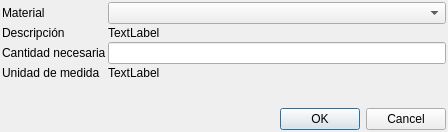
<?xml version="1.0" encoding="UTF-8"?>
<ui version="4.0">
 <class>dlgComponenteMaterial</class>
 <widget class="QDialog" name="dlgComponenteMaterial">
  <property name="geometry">
   <rect>
    <x>0</x>
    <y>0</y>
    <width>448</width>
    <height>132</height>
   </rect>
  </property>
  <property name="windowTitle">
   <string>Editar componente</string>
  </property>
  <layout class="QVBoxLayout" name="verticalLayout">
   <property name="spacing">
    <number>2</number>
   </property>
   <property name="leftMargin">
    <number>2</number>
   </property>
   <property name="topMargin">
    <number>2</number>
   </property>
   <property name="rightMargin">
    <number>2</number>
   </property>
   <property name="bottomMargin">
    <number>2</number>
   </property>
   <item>
    <layout class="QFormLayout" name="formLayout">
     <property name="horizontalSpacing">
      <number>2</number>
     </property>
     <property name="verticalSpacing">
      <number>2</number>
     </property>
     <item row="0" column="0">
      <widget class="QLabel" name="label">
       <property name="text">
        <string>Material</string>
       </property>
      </widget>
     </item>
     <item row="0" column="1">
      <widget class="QComboBox" name="cboMaterial"/>
     </item>
     <item row="1" column="0">
      <widget class="QLabel" name="label_2">
       <property name="text">
        <string>Descripción</string>
       </property>
      </widget>
     </item>
     <item row="1" column="1">
      <widget class="QLabel" name="lblmaterialDecripcion">
       <property name="text">
        <string>TextLabel</string>
       </property>
      </widget>
     </item>
     <item row="2" column="0">
      <widget class="QLabel" name="label_3">
       <property name="text">
        <string>Cantidad necesaria</string>
       </property>
      </widget>
     </item>
     <item row="2" column="1">
      <widget class="QLineEdit" name="txtCantidad"/>
     </item>
     <item row="3" column="0">
      <widget class="QLabel" name="label_4">
       <property name="text">
        <string>Unidad de medida</string>
       </property>
      </widget>
     </item>
     <item row="3" column="1">
      <widget class="QLabel" name="lblUnidadMedida">
       <property name="text">
        <string>TextLabel</string>
       </property>
      </widget>
     </item>
    </layout>
   </item>
   <item>
    <widget class="QDialogButtonBox" name="buttonBox">
     <property name="orientation">
      <enum>Qt::Horizontal</enum>
     </property>
     <property name="standardButtons">
      <set>QDialogButtonBox::Cancel|QDialogButtonBox::Ok</set>
     </property>
    </widget>
   </item>
  </layout>
 </widget>
 <resources/>
 <connections>
  <connection>
   <sender>buttonBox</sender>
   <signal>accepted()</signal>
   <receiver>dlgComponenteMaterial</receiver>
   <slot>accept()</slot>
   <hints>
    <hint type="sourcelabel">
     <x>248</x>
     <y>254</y>
    </hint>
    <hint type="destinationlabel">
     <x>157</x>
     <y>274</y>
    </hint>
   </hints>
  </connection>
  <connection>
   <sender>buttonBox</sender>
   <signal>rejected()</signal>
   <receiver>dlgComponenteMaterial</receiver>
   <slot>reject()</slot>
   <hints>
    <hint type="sourcelabel">
     <x>316</x>
     <y>260</y>
    </hint>
    <hint type="destinationlabel">
     <x>286</x>
     <y>274</y>
    </hint>
   </hints>
  </connection>
 </connections>
</ui>
